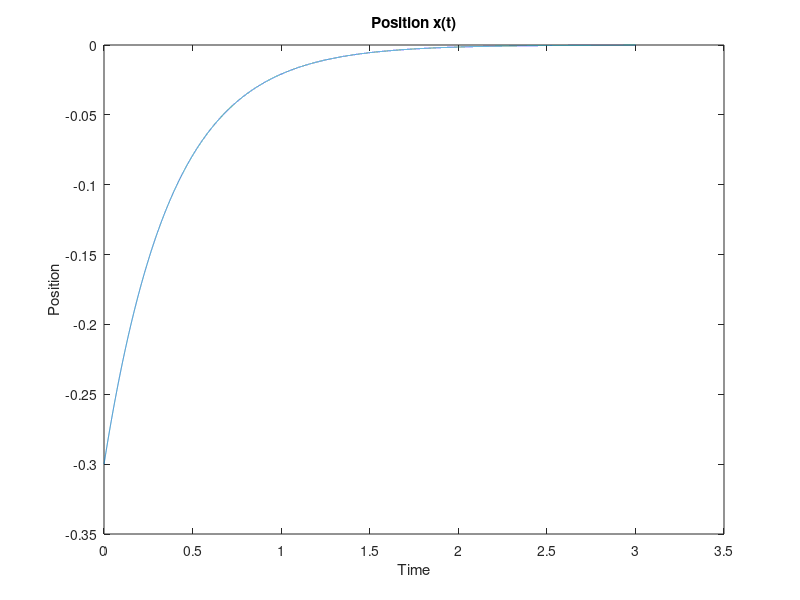
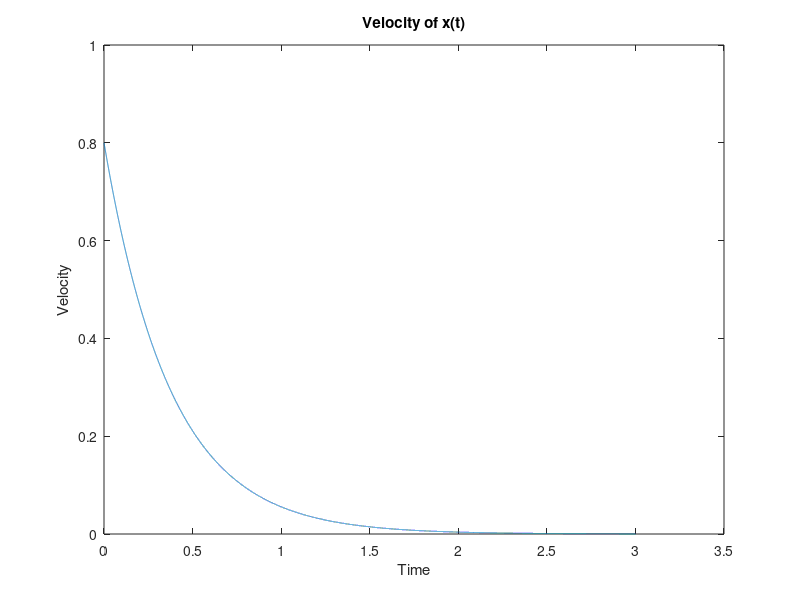

The MATLAB source for these figures, in order:
% This is an example of how the generation of the x(t) exponential 
% trajectory works.

% There is another file, the x_gen() function which allows to generate, as
% an output, the exponential trajectory x(t), having inputs such as initial
% position, initial velocity, etc.

clc, close all, clear all
dt= 0.0001;

t0= dt;

% Initial conditions
x0= -0.3;
xd0= 0.8;
xf= -dt;

tau= x0/ xd0; % tau< 0 (Condition for "x(t)" to converge to "0" ).
lambda= x0/ exp(t0/ tau); % lambda<0 (Condition for "tf" to be real).

tf= tau* log(xf/ lambda);

t= t0: dt: tf; % Time vector
x_t= lambda* exp(t/ tau); % Position x(t)
    xd_t= lambda/ tau* exp(t/ tau); % Velocity

% Graphic description
figure
plot(t, x_t), title('Position x(t)');
xlabel('Time'), ylabel('Position')

figure
plot(t, xd_t), title('Velocity of x(t)');
xlabel('Time'), ylabel('Velocity')


